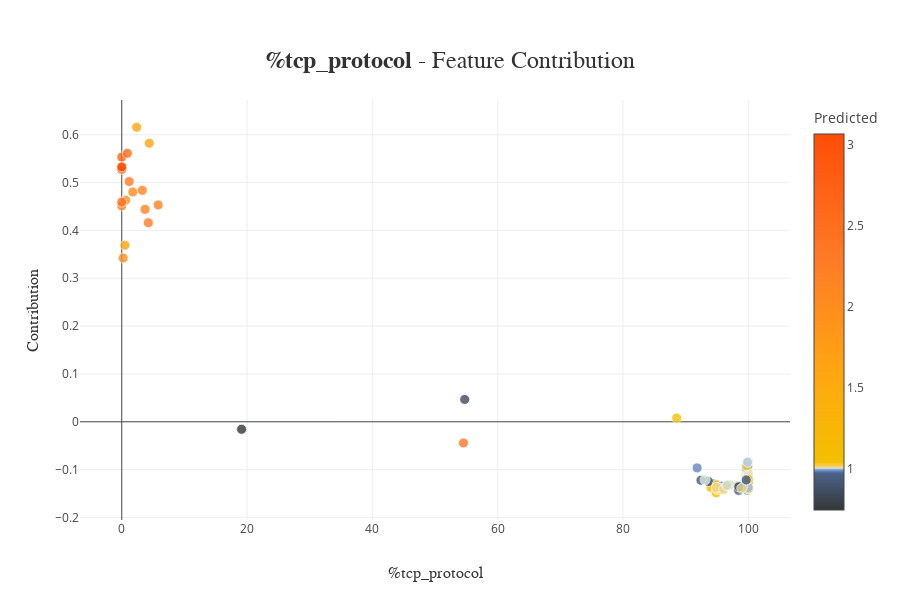

The cell this chart's notebook holds for it:
### Code cell
xpl.plot.contribution_plot("%tcp_protocol")

### Figure 1 — Plotly figure (JSON) as saved in the notebook; plotly's stock layout.template omitted (floating-point values rounded to 4 significant figures; data arrays with more than 128 entries replaced by an {"elided": "..."} marker saying what was removed)
{"data": [{"customdata": {"elided": "96x2 float values"}, "hovertemplate": "<b>%{hovertext}</b><br />%tcp_protocol: %{customdata[0]}<br />Contribution: %{y:.4f}<extra></extra>", "hovertext": ["Id: 189<br />Predict: 1.359", "Id: 380<br />Predict: 0.978", "Id: 120<br />Predict: 0.984", "Id: 207<br />Predict: 2.364", "Id: 320<br />Predict: 0.999", "Id: 344<br />Predict: 1.6", "Id: 4<br />Predict: 1.025", "Id: 93<br />Predict: 1.022", "Id: 309<br />Predict: 0.991", "Id: 221<br />Predict: 1.002", "Id: 180<br />Predict: 1.6", "Id: 160<br />Predict: 2.031", "Id: 345<br />Predict: 2.213", "Id: 127<br />Predict: 1.096", "Id: 132<br />Predict: 0.906", "Id: 90<br />Predict: 1.015", "Id: 379<br />Predict: 1.006", "Id: 325<br />Predict: 0.974", "Id: 365<br />Predict: 1.016", "Id: 65<br />Predict: 1.013", "Id: 270<br />Predict: 0.999", "Id: 67<br />Predict: 1.007", "Id: 162<br />Predict: 2.279", "Id: 5<br />Predict: 1.01", "Id: 244<br />Predict: 0.989", "Id: 356<br />Predict: 2.666", "Id: 119<br />Predict: 0.927", "Id: 232<br />Predict: 1.027", "Id: 122<br />Predict: 1.049", "Id: 138<br />Predict: 1.038", "Id: 6<br />Predict: 0.999", "Id: 117<br />Predict: 1.013", "Id: 304<br />Predict: 0.992", "Id: 223<br />Predict: 0.992", "Id: 303<br />Predict: 1.016", "Id: 188<br />Predict: 2.518", "Id: 322<br />Predict: 0.994", "Id: 273<br />Predict: 1.001", "Id: 341<br />Predict: 2.202", "Id: 165<br />Predict: 2.139", "Id: 213<br />Predict: 3.02", "Id: 329<br />Predict: 1.016", "Id: 295<br />Predict: 0.998", "Id: 17<br />Predict: 1.013", "Id: 62<br />Predict: 1.152", "Id: 227<br />Predict: 1.021", "Id: 173<br />Predict: 0.743", "Id: 324<br />Predict: 1.041", "Id: 81<br />Predict: 1.009", "Id: 139<br />Predict: 0.848", "Id: 292<br />Predict: 0.996", "Id: 89<br />Predict: 0.985", "Id: 167<br />Predict: 1.617", "Id: 11<br />Predict: 1.0", "Id: 301<br />Predict: 0.979", "Id: 18<br />Predict: 1.001", "Id: 289<br />Predict: 0.996", "Id: 78<br />Predict: 0.998", "Id: 186<br />Predict: 2.533", "Id: 107<br />Predict: 1.048", "Id: 208<br />Predict: 2.37", "Id: 299<br />Predict: 1.001", "Id: 326<br />Predict: 0.998", "Id: 41<br />Predict: 0.99", "Id: 229<br />Predict: 1.011", "Id: 257<br />Predict: 1.008", "Id: 361<br />Predict: 1.996", "Id: 373<br />Predict: 0.971", "Id: 23<br />Predict: 1.025", "Id: 284<br />Predict: 1.004", "Id: 13<br />Predict: 0.934", "Id: 378<br />Predict: 0.996", "Id: 249<br />Predict: 0.953", "Id: 338<br />Predict: 2.053", "Id: 233<br />Predict: 0.989", "Id: 369<br />Predict: 0.891", "Id: 159<br />Predict: 2.292", "Id: 339<br />Predict: 2.439", "Id: 161<br />Predict: 2.191", "Id: 185<br />Predict: 2.331", "Id: 274<br />Predict: 1.008", "Id: 285<br />Predict: 1.0", "Id: 95<br />Predict: 0.995", "Id: 82<br />Predict: 0.955", "Id: 351<br />Predict: 1.088", "Id: 92<br />Predict: 1.015", "Id: 27<br />Predict: 1.003", "Id: 296<br />Predict: 0.999", "Id: 73<br />Predict: 1.001", "Id: 275<br />Predict: 0.989", "Id: 248<br />Predict: 1.002", "Id: 312<br />Predict: 1.007", "Id: 98<br />Predict: 1.135", "Id: 197<br />Predict: 3.068", "Id: 225<br />Predict: 0.946", "Id: 332<br />Predict: 1.004"], "marker": {"color": [1.359, 0.978, 0.984, 2.364, 0.999, 1.6, 1.025, 1.022, 0.991, 1.002, 1.6, 2.031, 2.213, 1.096, 0.906, 1.015, 1.006, 0.974, 1.016, 1.013, 0.999, 1.007, 2.279, 1.01, 0.989, 2.666, 0.927, 1.027, 1.049, 1.038, 0.999, 1.013, 0.992, 0.992, 1.016, 2.518, 0.994, 1.001, 2.202, 2.139, 3.02, 1.016, 0.998, 1.013, 1.152, 1.021, 0.743, 1.041, 1.009, 0.848, 0.996, 0.985, 1.617, 1, 0.979, 1.001, 0.996, 0.998, 2.533, 1.048, 2.37, 1.001, 0.998, 0.99, 1.011, 1.008, 1.996, 0.971, 1.025, 1.004, 0.934, 0.996, 0.953, 2.053, 0.989, 0.891, 2.292, 2.439, 2.191, 2.331, 1.008, 1, 0.995, 0.955, 1.088, 1.015, 1.003, 0.999, 1.001, 0.989, 1.002, 1.007, 1.135, 3.068, 0.946, 1.004], "coloraxis": "coloraxis", "line": {"color": "white", "width": 0.8}, "opacity": 0.8, "size": 10}, "mode": "markers", "type": "scatter", "x": [100, 94.44, 91.84, 100, 100, 2.381, 100, 100, 100, 99.66, 4.396, 1.766, 0, 94.03, 93.65, 100, 97.14, 100, 98.73, 99.76, 100, 100, 1.19, 100, 99.87, 0, 92.45, 95.04, 94.87, 88.57, 99.88, 100, 95.83, 99.65, 96.04, 0.8914, 100, 100, 5.814, 3.272, 0, 94.94, 99.92, 100, 100, 95.51, 19.13, 100, 100, 54.75, 99.85, 100, 0.506, 99.88, 95.79, 99.86, 100, 99.92, 0, 100, 100, 95.45, 100, 100, 94.92, 96.08, 0.2259, 98.41, 100, 100, 99.89, 96.67, 98.46, 0.6154, 99.12, 98.51, 4.236, 0, 3.716, 54.55, 99.7, 100, 99.64, 99.88, 100, 99.7, 99.93, 99.89, 100, 99.71, 93.1, 98.95, 100, 0, 99.68, 96.58], "y": [-0.1275, -0.1298, -0.0963, -0.1265, -0.1362, 0.6156, -0.1116, -0.136, -0.1395, -0.1142, 0.5822, 0.4803, 0.4513, -0.1371, -0.1248, -0.1338, -0.132, -0.1347, -0.1372, -0.1122, -0.1345, -0.1351, 0.5021, -0.1353, -0.1431, 0.5532, -0.1222, -0.1313, -0.1483, 0.007689, -0.08452, -0.1243, -0.1345, -0.1131, -0.1374, 0.5611, -0.1401, -0.135, 0.4532, 0.4837, 0.5313, -0.1407, -0.08519, -0.1116, -0.1223, -0.1415, -0.01566, -0.1401, -0.1122, 0.04672, -0.1128, -0.08325, 0.369, -0.08451, -0.1345, -0.08435, -0.1125, -0.08398, 0.5276, -0.1217, -0.1259, -0.1381, -0.1373, -0.1125, -0.1371, -0.1413, 0.3422, -0.1349, -0.113, -0.1123, -0.0919, -0.1319, -0.1433, 0.4629, -0.1357, -0.1358, 0.4161, 0.4592, 0.444, -0.0442, -0.1152, -0.1126, -0.09608, -0.09233, -0.1094, -0.09214, -0.08335, -0.08447, -0.1126, -0.1234, -0.1213, -0.139, -0.1196, 0.5327, -0.1215, -0.1335]}], "layout": {"coloraxis": {"colorbar": {"title": {"text": "Predicted"}}, "colorscale": [[0, "rgb(52, 55, 54)"], [0.0985, "rgb(74, 99, 138)"], [0.1065, "rgb(116, 153, 214)"], [0.1097, "rgb(162, 188, 213)"], [0.1109, "rgb(212, 234, 242)"], [0.1137, "rgb(235, 216, 134)"], [0.1169, "rgb(255, 204, 83)"], [0.1273, "rgb(244, 192, 0)"], [0.3684, "rgb(255, 166, 17)"], [0.6634, "rgb(255, 123, 38)"], [1, "rgb(255, 77, 7)"]]}, "height": 600, "hovermode": "closest", "title": {"font": {"color": "rgb(50, 50, 50)", "family": "Arial", "size": 24}, "text": "<b>%tcp_protocol</b> - Feature Contribution", "x": 0.5, "xanchor": "center", "y": 0.9, "yanchor": "middle"}, "width": 900, "xaxis": {"automargin": true, "title": {"font": {"color": "rgb(50, 50, 50)", "family": "Arial Black", "size": 16}, "text": "%tcp_protocol"}}, "yaxis": {"automargin": true, "title": {"font": {"color": "rgb(50, 50, 50)", "family": "Arial Black", "size": 16}, "text": "Contribution"}}}}
